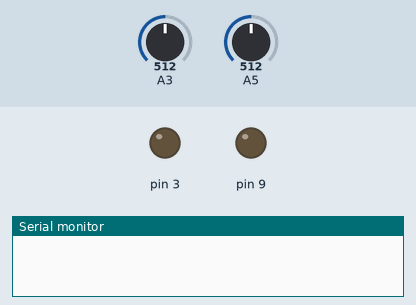
Simulated run of this sketch. Board: Arduino Nano, built with avr-gcc and run on an emulated ATmega328P. Shown: output pins drawn as LEDs (lit = HIGH), the last lines printed to the serial monitor. The test bench sets the inputs (shaded band); at power-on: A3 = 512, A5 = 512.

Above: at 0.1 s.
At 3.3 s:
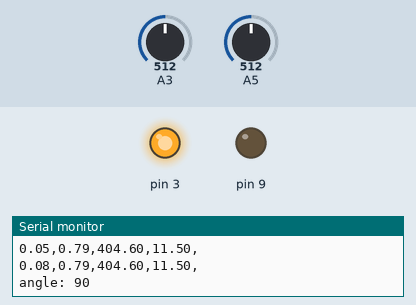
Timing chart, 0 to 4.8 s (numbered marks = the images above):
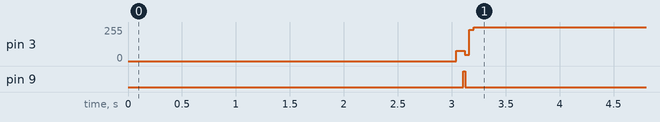

Measured:
- by itself, pin 3: 0/255 → 78/255 at 3.0 s, → 255/255 0.08 s later
- by itself, pin 9: LOW → HIGH at 3.1 s, → LOW 0.02 s later

The sketch:

April_21_Speed_and_Traction.ino
```cpp
 float measured_speed;
#include "car_control.h"
#include "microcontroller_functions.h"
#include <avr/io.h>
#include <avr/interrupt.h>
#include <math.h>


void setup() {
  double t;
  float pwm =0;
  Serial.begin(115200);
  delay(3000);
float  ref_speed = 100.0;//hard coded just in case potentiometer is not available
  pin_setup(9, OUTPUT);
  while(1){
    int steering = calc_steering();//optional section/can comment out and hard code the angle
    steering_control(steering);//optional section
   ref_speed= calculate_reference_speed();//can comment out and hard code the speed
   Serial.println(ref_speed);
    PID_selector(ref_speed);
 pwm = volt_to_time(PID_selector(ref_speed));
   // collision_control();//Optional section only uncomment if sensor is plugged in
 //Serial.println(micros());
// Serial.printl
//sei();
  set_pwm(9,pwm , 0.02);

 // Serial.println(micros());
  }
}

void loop() {
  // put your main code here, to run repeatedly:

}
```

car_control.cpp
```cpp
#include "car_control.h"
#include "microcontroller_functions.h"
#include <avr/io.h>
#include <avr/interrupt.h>
#include <math.h>

//variables
volatile float voltage_G;
const int   PW_MAX = 2000, PW_0 = 1500, PW_MIN = 1000;
const float wmax = 810.0; // maximum car motor speed (rad/s)
const float V_bat = 12.0; // lipo battery voltage
const float V_bat_inv = 1/V_bat;
const float ratio = 0.002;
static float measured_speed;
const int NMAX=64;
static char buffer[NMAX];


//call ADC function?
float get_speed_in_volts_tachometer(){
float v  =  read_ADC_voltage_register(A3, 200);//measuring front wheels since it's directly proportional to actual vehicle speed which is what we actually want to control
return v;
}

//Function: speed controller
//input: calls get_speed_in_volts_tachometer();
//output: voltage
float speed_control(float r){
	int n = 200; // number of ADC samples in averaging filter
	float drive_motor = -1, right_front_motor = -1, left_front_motor = -1;
	float w;
	float y,u,kp,e,ed,u_max,u_min;
	float u1, u2;
	int pw1, pw2; 	//pw1 = output i  pwm
	int w1, w2;	//w1 motor volts to pwm
	float t1, t;
  static float t0; //desired value angular velocity (whatever w is ) rad/s
	const int   PW_MAX = 2000, PW_0 = 1500, PW_MIN = 1000;
	const float wmax = 810.0; // maximum car motor speed (rad/s)
	const float V_bat = 12.0; // lipo battery voltage
	const float V_bat_inv = 1/V_bat;
	const float ADC_to_V = 1.0/1023.0*5;
	float ki,kd,T,rd;
	static float ei = 0.0, ep = 0.0;
	static float dt, tp = -1.0e6;


	// read car outputs ///////////////
	t1 = micros();
	//this needs to change for coherency
	drive_motor =get_speed_in_volts_tachometer() ;
//  Serial.print("Drive motor : ");
  //Serial.println(drive_motor);
   // right_front_motor = read_ADC_voltage_register(A0,n);
	//left_front_motor = read_ADC_voltage_register(A5,n);
  	// current time (us)
  	t = micros()-t0;
    Serial.print((t/1000000)-3);
    Serial.print(",");

        // length of ADC interval (us)
        dt = t - t1; // for adjusting / optimizing the sensor filter

	// step 2) calculate the control input ///////
	kp = 0.6;
	kd = 0.0;
	ki =  0.6;

	// use the following scale for the output drive_motor
	// w = 0 	-> drive_motor = 2.5 V
	// w = wmax 	-> drive_motor = 5.0 V
	// drive_motor = 2.5 + w * wmax_inv * 2.5 ->
	w = (drive_motor - 2.5) * 0.4 * wmax; //the equationvoltage to w
   measured_speed = w;
  //Serial.print("w= ");
double ei_max;
 if (ki > 0.0) {
   ei_max = 0.14 * 12 / ki; // want ki*ei < 0.14*v_batt
 }
 else {
   ei_max = 0.0;
 }
  double z;
 if ((ei > ei_max) && (e > 0)) {
   z = 0;
 }
else if ((ei < -ei_max) && (e < 0)) {
  z = 0;
 }
 // else {
   // z = e;
  //}
  Serial.print(w);
  Serial.print(",");
	// calculate inputs
	//find the desired voltage input
	// step input for u1 at t = 5s and down to zero at t = 10s
//	if(t > 100000000) {
	//	r = 200.0;

//	} else if (t > 300000) {
	//	r = 200.0;

	//} else {
		//r = 0.0;
	//}
//Serial.print(r);
//Serial.print(",");
	e = r - w; // controller error
	T = 0.0175; //keep a constant period for now
	ei += e*T; // integral of the error
	//T = t*1.0e-6 - tp; // controller period in seconds
	ed = (e - ep)/T; // derivative of error
	ep = e;
	//tp = t*1.0e-6; // time in seconds

 Serial.print(e);
 Serial.print(",");
 	u = kp*e+kd*ed+ki*ei ; // PID controller
  //u = 6;
  	// use max u_max less than V_bat for safer initial testing
  	u_max = 11.5;  // u_max <= V_bat
  	u_min = -11.5; // u_min >= -V_bat

  	// software saturation of inputs
  	if( u > u_max ) u = u_max;
  	if( u < u_min ) u = u_min;
	//Serial.print("u: ");
  Serial.print(u);
  Serial.println(",");

	return u; //u1 equivalence
	//if we need to return u1 and u2 in the future
	// we're pass them in by reference


}
float traction_control(float r){
  //set all the variables up
  int n = 200;
  float y1 = -1, y2 = -1, y3 = -1;
  float wb, wf, w_front;
  float u_front, u2; //voltage output
  float u_max;
  float u_min;
  int pw_front, pw2; //microseconds output
  const int   PW_MAX = 2000, PW_0 = 1500, PW_MIN = 1000;
  const float wmax = 810.0; // maximum back wheel speed (rad/s)
  const float V_bat = 12.0; // lipo battery voltage
  const float V_bat_inv = 1/V_bat;
  static float slip_measured;
  static float slip_ratio;
  static float kp, kd, ki; // controller gains
  static float e, ed, ep = 0.0, ei = 0.0;; //error for controllers
  static float u; // modifies speed and sends a value to speed control
  static float t, dt; // time values for derivative
  static float tp = 0; // values conserved for multiple loops
  static float T; // period: time it takes to do one loop
  float t0;

  //Get Inputs
  //read the speeds in voltage (system input)
  y1 = read_ADC_voltage_register(A1,200); //drive motor
  y2 = read_ADC_voltage_register(A3,200); //front right motor
  //  y3 = read_ADC_voltage_regsiter(A5,n); //front left motor

  Serial.println("here");
  // back wheel angular velocity (rad/s)
  wb = (y1 - 2.5) * 0.4 * wmax;

  // front wheel angular velocity (rad/s)
  wf = (y2 - 2.5) * 0.4 * wmax;
  measured_speed = wf;

  //calculate the slip based on the front left and drive wheels
  slip_measured = (wb - wf)/fabs(wb+0.0001); //traction

  // read clock time (s)
  t = micros()*1.0e-6 - t0;

  //PID CONTROLLER SECTION/////

  //Set the input and output of the PID
  //r = 0.2 for acceleration r= -0.2 braking
  float y = slip_measured;

  //pid gains
  kp = 300;
  ki = 80;
  kd = 0;
  dt = t - tp;
  tp = t;

  //calculate error, and if its within +/- 0.01 set to 0
  e = r - y; //refernce slip - calculated input slip
  if (fabs(e) < 0.01) {
    e = 0;
  }
  //calculate the pid errors
  T = 0.014; //keep a constant period for now

  //based on the dynamixel anti wind up logic
  double ei_max;
  if (ki > 0.0) ei_max = 0.14 * 12 / ki; // want ki*ei < 0.14*v_batt
  else ei_max = 0.0;
  double z;
  if ((ei > ei_max) && (e > 0)) z = 0;
  else if ((ei < -ei_max) && (e < 0)) z = 0;
  else z = e;

  ei += z * T;
  ed = (e - ep)/T; // derivative of error
  ep = e;
if(e<10.00){

  }
  //slip output from PID
  u = kp*e + ki*ei + kd*ed;
  //u = e;
    u_max = 11;  // u_max <= V_bat
    u_min = -11.0; // u_min >= -V_bat

    // software saturation of inputs
    if( u > u_max ) u = u_max;
    if( u < u_min ) u = u_min;
  u_front = u;

  // convert motor voltage to pulse width
  //w_front = u_front * V_bat_inv * (PW_MAX - PW_0) + PW_0;

  // make sure its within bounds
  if(w_front > PW_MAX) w_front = PW_MAX;
  if(w_front < PW_MIN) w_front = PW_MIN;

  pw_front = w_front;
  // set pw2 for testing purposes
 // pw2 = 1500;

  // set car actuators
  //pwm(7,pw_front); //front wheel
 // pwm(8,pw2); //back

  // print out for testing purposes

 Serial.print(t);
  Serial.print(",");

  Serial.print(r);
  Serial.print(",");

  Serial.print(y);
  Serial.print(",");

  Serial.print(e);
  Serial.print(",");
//
  Serial.print(u_front);
  Serial.print("\n");

//  delay(30);
return u_front;
}
//

//Function: translate voltage to time
//input: voltage in Volts
//output: time in microseconds
float volt_to_time(float u){

	float w = 1*(u+11)/(23) ;
 // w = w*ratio;
  //Serial.print("time: ");
  //Serial.print(w);
	return w;
}

float PID_selector(float reference_speed){
//get speed reading of front wheel in rad/s
float pwm;
static double t;
t= micros()/1000000;
//is the speed measured 50% higher than the desired?
if(reference_speed*1.5 < measured_speed&&t<0.5)pwm= traction_control(-0.4); //we need to start braking, r=-0.2

//is the speed measured 50% lower than the desired?
else if(reference_speed *0.5 > measured_speed && t<0.4) pwm=traction_control(0.4); //we need to accelerate, r=0.4, only used during launch

//if within the 3% tolerance, control the speed

else
pwm =speed_control(reference_speed);

//Serial.print(measured_speed);
//Serial.print(",");
//Serial.print(reference_speed);
//Serial.print("\n");
return pwm;
//output some speeds and tractions

}

int calc_steering(){
  int n;
  int len;
  static int ref_steer =90;
  int *theta;
  if (Serial.available()>0){                                        /////////////////reading data from keyboard////////////////////////
   len=3;

   n = Serial.readBytes(buffer,len);
}
 // theta = (int*)(buffer+2);
  //Serial.print("theta= ");
 // Serial.println(buffer[2]);
if (buffer[2]=='8'){                                                    //////////////////////////setting motor speed for increase if up button is pressed/////////////////
  ref_steer = ref_steer+2;
}

else if (buffer[2]=='t'){                                                   //////////////////////////setting motor speed for increase if up button is pressed/////////////////
 ref_steer = ref_steer-2;
}
else
ref_steer =ref_steer;
Serial.print("angle: ");
Serial.println(ref_steer);
  return ref_steer;

  }

float calculate_reference_speed(){
  float reference_speed;
  float voltage =read_ADC_voltage_register(A5, 200);
  reference_speed = voltage/5.0 *810;
  Serial.print("Reference Speed ");
  Serial.println(reference_speed);
return reference_speed;


  }


 void collision_control()
{
  float pwm;
float voltage = read_ADC_voltage_register(A0,200);
pwm = map(voltage,622,62,0,5);
if(pwm>600)
set_pwm(9,0 , 0.02);//when distance between the sensor and an object in front of it is less than around 1 meter stop moving forward
}


//////////////////////////////////////////////////////////////////////////////////
//////////////////////////////INTERUPTS///////////////////////////////////////////
//////////////////////////////////////////////////////////////////////////////////
```

car_control.h
```cpp
#ifndef CAR_CONTROL_H
#define CAR_CONTROL_H
#include <Arduino.h>
#include "microcontroller_functions.h"

// important variables
//volatile float voltage_G;
//const int   PW_MAX = 2000, PW_0 = 1500, PW_MIN = 1000;
//const float wmax = 35.0; // maximum car motor speed (rad/s)
//const float V_bat = 12.0; // lipo battery voltage
//const float V_bat_inv = 1/V_bat;
void collision_control();
float speed_control(float r);
float traction_control(float r);
//call's ADC function?
float get_speed_in_volts_tachometer();

//Function: speed controller
//input: calls get_speed_in_volts_tachometer();
//output: voltage
float speed_control();
float calculate_reference_speed();
//Function: traction control version1 -> will need editing
//input: forward velocity and back wheels velocity in voltage
//output: voltage?
float traction_braking_control(float forward_velocity_volt, float back_velocity_volt);

//Function: translate voltage to time
//input: voltage in Volts
//output: time in microseconds
float volt_to_time(float u);
float PID_selector(float reference_speed);
int calc_steering();
#endif
```

microcontroller_functions.h
```cpp
#ifndef MICROCONTROLLER_FUNCTIONS_H
#define MICROCONTROLLER_FUNCTIONS_H
#include <Arduino.h>
#include "car_control.h"

#define BIT(a) (1UL << (a))

//Function: create a pwm signal
//Input: pin 3, 11, 9, 10; the duty cycle in MICROSECONDS, and the period in SECONDS
//Output: N/A
void set_pwm(int pin, float duty, float period);
double get_time_us();//get time since program started

//Function: initialize pin
//Input: pin 0 -> 13, mode: input, output, input_pullup
//Output: N/A
void pin_setup(int pin, int mode);

void steering_control(float yaw);
//Function: Analog to Digital Conversion
//Input: pin A0 -> A5
//Output: average reading in voltage
float read_ADC_voltage_register(int channel, int n);


#endif
```

Source omitted: crocontroller_functions.cpp (7948 bytes)
